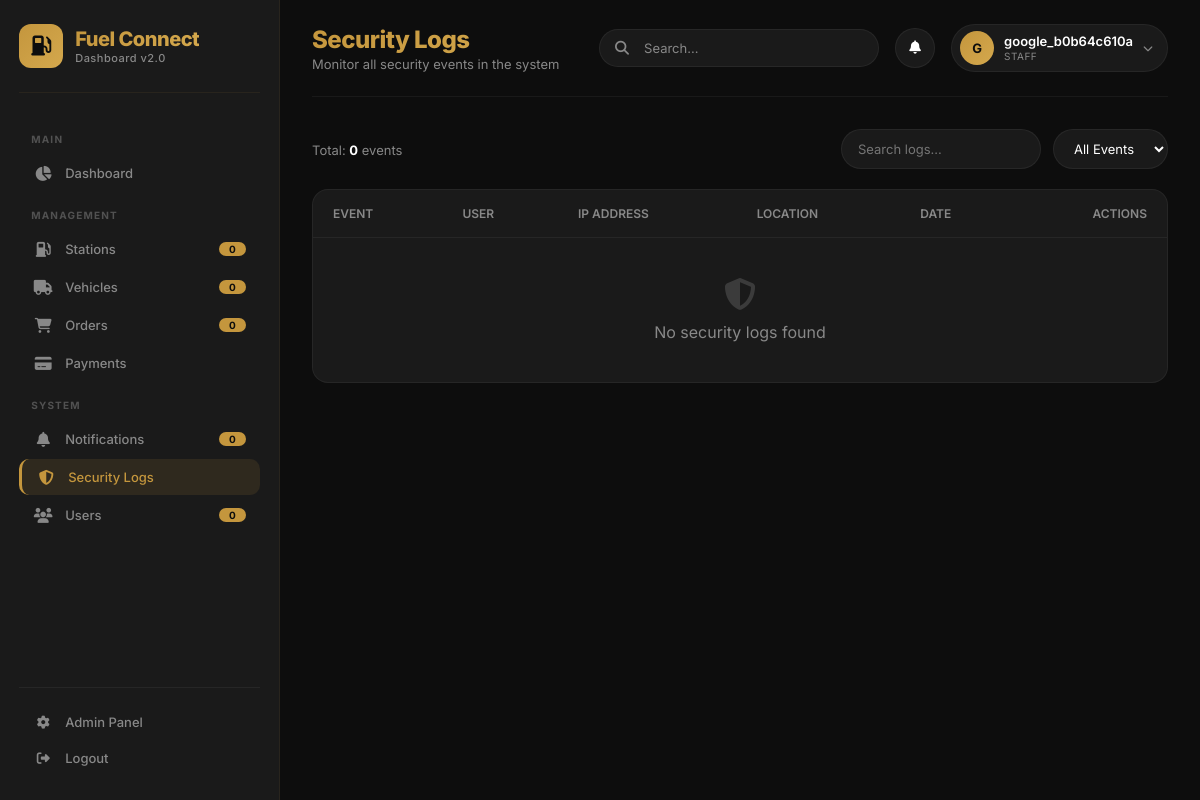
Screenshot of /dashboard/security/logs/ (signed in) with the database file from the repository.
### api/models.py (models this page shows, shortened)
class User(AbstractUser):
    username = None
    phone_number = models.CharField(max_length=20, unique=True)
    email = models.EmailField(unique=True)
    full_name = models.CharField(max_length=255)
    user_type = models.CharField(max_length=20, choices=[
        ('customer', 'Customer'),
        ('driver', 'Driver'),
        ('station_owner', 'Station Owner'),
        ('admin', 'Admin')
    ], default='customer')
    location = models.CharField(max_length=255, blank=True, null=True)
    referral_code = models.CharField(max_length=50, blank=True, null=True)
    is_verified = models.BooleanField(default=False)
    is_active = models.BooleanField(default=True)
    created_at = models.DateTimeField(auto_now_add=True)
    updated_at = models.DateTimeField(auto_now=True)
    last_activity = models.DateTimeField(default=timezone.now)
    vehicle_type = models.CharField(max_length=100, blank=True, null=True)
    vehicle_number = models.CharField(max_length=50, blank=True, null=True)
    license_number = models.CharField(max_length=100, blank=True, null=True)
    failed_login_attempts = models.IntegerField(default=0)
    locked_until = models.DateTimeField(null=True, blank=True)
    USERNAME_FIELD = 'phone_number'
    REQUIRED_FIELDS = ['email', 'full_name']
    objects = CustomUserManager()

### api/dashboard_views.py (the view)
# urls.py: path('security/logs/', dashboard_views.security_logs, name='security_logs'),
@login_required(login_url='dashboard_login')
def security_logs(request):
    logs = SecurityLog.objects.all().order_by('-created_at')
    event_type = request.GET.get('event_type')
    if event_type:
        logs = logs.filter(event_type=event_type)
    date_from = request.GET.get('date_from')
    if date_from:
        logs = logs.filter(created_at__date__gte=date_from)
    date_to = request.GET.get('date_to')
    if date_to:
        logs = logs.filter(created_at__date__lte=date_to)
    search = request.GET.get('search')
    if search:
        logs = logs.filter(
            Q(user__full_name__icontains=search) |
            Q(ip_address__icontains=search) |
            Q(event_type__icontains=search)
        )
    event_types = SecurityLog.objects.values_list('event_type', flat=True).distinct()
    context = {
        'logs': logs,
        'log_count': logs.count(),
        'event_types': event_types,
        'user': request.user,
    }
    return render(request, 'dashboard/security/logs.html', context)

### templates/dashboard/security/logs.html (shortened to what this page needs)
{% extends 'dashboard/base.html' %}
{% load static %}
{% block page_title %}Security Logs{% endblock %}
{% block page_subtitle %}Monitor all security events in the system{% endblock %}
{% block content %}
<div style="display: flex; justify-content: space-between; align-items: center; margin-bottom: 20px; flex-wrap: wrap; gap: 12px;">
    <div>
        <span style="color: var(--gray); font-size: 13px;">Total: <strong style="color: var(--white);">{{ logs|length }}</strong> events</span>
    </div>
    <div style="display: flex; gap: 12px; flex-wrap: wrap;">
        <input type="text" id="searchLogs" placeholder="Search logs..." style="padding: 10px 16px; border-radius: 30px; border: 1px solid rgba(255,255,255,0.06); background: var(--dark); color: var(--white); font-family: 'Inter', sans-serif; font-size: 13px; width: 200px;">
        <select id="eventTypeFilter" style="padding: 10px 16px; border-radius: 30px; border: 1px solid rgba(255,255,255,0.06); background: var(--dark); color: var(--white); font-family: 'Inter', sans-serif; font-size: 13px;">
            <option value="">All Events</option>
        </select>
    </div>
</div>
<div style="background: var(--dark); border-radius: var(--radius); overflow: hidden; border: 1px solid rgba(255,255,255,0.05);">
    <div style="overflow-x: auto;">
        <table style="width: 100%; border-collapse: collapse;">
            <thead>
                <tr style="border-bottom: 1px solid rgba(255,255,255,0.05);">
                    <th style="padding: 16px 20px; text-align: left; color: #888; font-size: 12px; font-weight: 600; text-transform: uppercase;">Event</th>
                    <th style="padding: 16px 20px; text-align: left; color: #888; font-size: 12px; font-weight: 600; text-transform: uppercase;">User</th>
                    <th style="padding: 16px 20px; text-align: left; color: #888; font-size: 12px; font-weight: 600; text-transform: uppercase;">IP Address</th>
                    <th style="padding: 16px 20px; text-align: left; color: #888; font-size: 12px; font-weight: 600; text-transform: uppercase;">Location</th>
                    <th style="padding: 16px 20px; text-align: left; color: #888; font-size: 12px; font-weight: 600; text-transform: uppercase;">Date</th>
                    <th style="padding: 16px 20px; text-align: right; color: #888; font-size: 12px; font-weight: 600; text-transform: uppercase;">Actions</th>
                </tr>
            </thead>
            <tbody>
                {% for log in logs %}
                <tr style="border-bottom: 1px solid rgba(255,255,255,0.03);">
                    <td style="padding: 16px 20px;">
                        <span style="padding: 4px 12px; border-radius: 20px; font-size: 11px; font-weight: 600;
                            background: {% if log.event_type == 'login' %}rgba(76,175,80,0.12); color: #4CAF50;{% elif log.event_type == 'logout' %}rgba(33,150,243,0.12); color: #2196F3;{% elif log.event_type == 'failed_login' %}rgba(255,68,68,0.12); color: #FF4444;{% elif log.event_type == 'unauthorized_access' %}rgba(255,193,7,0.12); color: #FFC107;{% else %}rgba(156,39,176,0.12); color: #9C27B0;{% endif %}">
                            {{ log.event_type|title }}
                        </span>
                    </td>
                    <td style="padding: 16px 20px;">
                        {% if log.user %}
                        <div style="color: var(--white); font-size: 13px;">{{ log.user.full_name }}</div>
                        <div style="color: #888; font-size: 11px;">{{ log.user.phone_number }}</div>
                        {% else %}
                        <span style="color: #888; font-size: 13px;">Anonymous</span>
                        {% endif %}
                    </td>
                    <td style="padding: 16px 20px; color: #888; font-size: 13px; font-family: monospace;">{{ log.ip_address }}</td>
                    <td style="padding: 16px 20px; color: #888; font-size: 13px;">{{ log.location|default:"N/A" }}</td>
                    <td style="padding: 16px 20px; color: #888; font-size: 12px;">{{ log.created_at|date:"M d, Y H:i" }}</td>
                    <td style="padding: 16px 20px; text-align: right;">
                        <a href="{% url 'security_log_detail' log.pk %}" style="color: var(--gold); text-decoration: none;">
                            <i class="fas fa-eye"></i>
                        </a>
                    </td>
                </tr>
                {% empty %}
                <tr>
                    <td colspan="6" style="padding: 40px 20px; text-align: center; color: #888;">
                        <i class="fas fa-shield-alt" style="font-size: 32px; display: block; margin-bottom: 12px; opacity: 0.3;"></i>
                        No security logs found
                    </td>
                </tr>
                {% endfor %}
            </tbody>
        </table>
    </div>
</div>
{% endblock %}

### templates/dashboard/base.html (shortened to what this page needs)
<!DOCTYPE html>
<html lang="en">
<head>
    <link rel="stylesheet" href="https://cdnjs.cloudflare.com/ajax/libs/font-awesome/6.5.1/css/all.min.css">
</head>
<body>
    <nav class="sidebar" id="sidebar">
        <div class="sidebar-brand">
            <div class="brand-icon"><i class="fas fa-gas-pump"></i></div>
            <div>
                <h2>Fuel Connect</h2>
                <span>Dashboard v2.0</span>
            </div>
        </div>
        <ul class="sidebar-menu">
            <li class="menu-label">Main</li>
            <li><a href="{% url 'dashboard_index' %}" class="{% if request.resolver_match.url_name == 'dashboard_index' %}active{% endif %}">
                <i class="fas fa-chart-pie"></i> Dashboard
            </a></li>
            <li class="menu-label">Management</li>
            <li><a href="{% url 'station_list' %}" class="{% if 'station' in request.path %}active{% endif %}">
                <i class="fas fa-gas-pump"></i> Stations
                <span class="badge">{{ station_count|default:0 }}</span>
            </a></li>
            <li><a href="{% url 'vehicle_list' %}" class="{% if 'vehicle' in request.path %}active{% endif %}">
                <i class="fas fa-truck"></i> Vehicles
                <span class="badge">{{ total_vehicles|default:0 }}</span>
            </a></li>
            <li><a href="{% url 'order_list' %}" class="{% if 'order' in request.path %}active{% endif %}">
                <i class="fas fa-shopping-cart"></i> Orders
                <span class="badge">{{ pending_orders|default:0 }}</span>
            </a></li>
            <li><a href="{% url 'payment_list' %}" class="{% if 'payment' in request.path %}active{% endif %}">
                <i class="fas fa-credit-card"></i> Payments
            </a></li>
            <li class="menu-label">System</li>
            <li><a href="{% url 'notification_list' %}" class="{% if 'notification' in request.path %}active{% endif %}">
                <i class="fas fa-bell"></i> Notifications
                <span class="badge">{{ unread_notifications|default:0 }}</span>
            </a></li>
            <li><a href="{% url 'security_logs' %}" class="{% if 'security' in request.path %}active{% endif %}">
                <i class="fas fa-shield-alt"></i> Security Logs
            </a></li>
            <li><a href="{% url 'user_list' %}" class="{% if 'user' in request.path %}active{% endif %}">
                <i class="fas fa-users"></i> Users
                <span class="badge">{{ total_users|default:0 }}</span>
            </a></li>
        </ul>
        <div class="sidebar-footer">
            <a href="/admin/">
                <i class="fas fa-cog"></i> Admin Panel
            </a>
            <a href="{% url 'dashboard_logout' %}">
                <i class="fas fa-sign-out-alt"></i> Logout
            </a>
        </div>
    </nav>
    <div class="main-content">
        <div class="top-bar">
            <div class="top-bar-left">
                <div>
                    <h1>{% block page_title %}Dashboard{% endblock %}</h1>
                    <p>{% block page_subtitle %}Real-time tracking of Fuel Connect activities{% endblock %}</p>
                </div>
            </div>
            <div class="top-bar-right">
                <div class="search-box">
                    <i class="fas fa-search"></i>
                    <input type="text" placeholder="Search...">
                </div>
                <button class="icon-btn" onclick="window.location.href='{% url 'notification_list' %}'">
                    <i class="fas fa-bell"></i>
                </button>
                <div class="user-profile">
                    <div class="avatar">{{ user.get_full_name|default:user.phone_number|first|upper }}</div>
                    <div class="user-info">
                        <div class="name">{{ user.get_full_name|default:user.phone_number }}</div>
                        <div class="role">{{ user.is_superuser|yesno:"Admin,Staff" }}</div>
                    </div>
                    <i class="fas fa-chevron-down" style="color: var(--gray); font-size: 10px;"></i>
                </div>
            </div>
        </div>
        {% block content %}
        {% endblock %}
    </div>
</body>
</html>

### rows the page displays
User: get_full_name|first "G", get_full_name "google_b0b64c610a", is_superuser "STAFF"

### other values shown
{{ station_count|default:0 }} "0"
{{ total_vehicles|default:0 }} "0"
{{ pending_orders|default:0 }} "0"
{{ unread_notifications|default:0 }} "0"
{{ total_users|default:0 }} "0"
{{ logs|length }} "0"
